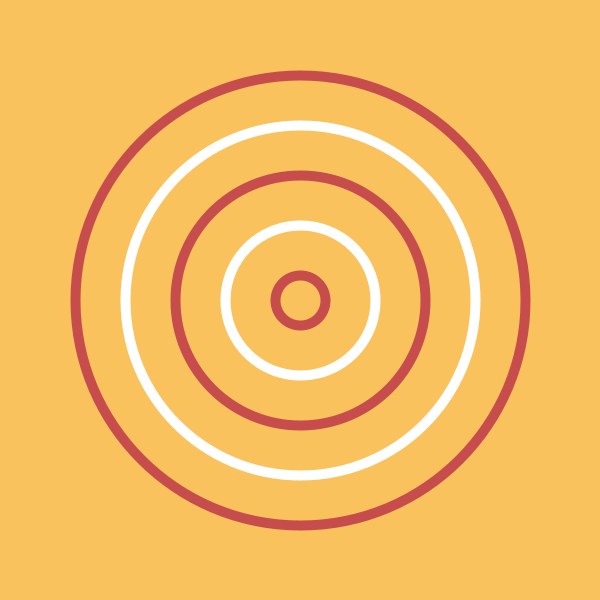
Frame 1 (no input)
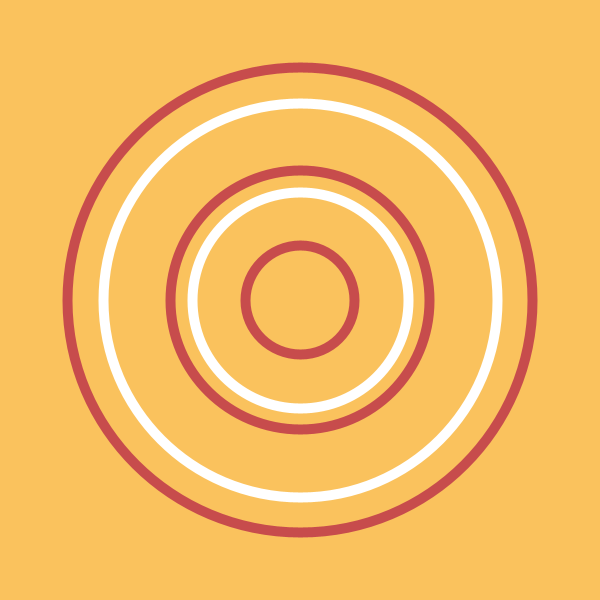
Frame 60 (the mouse pressed at the canvas centre just before this capture)
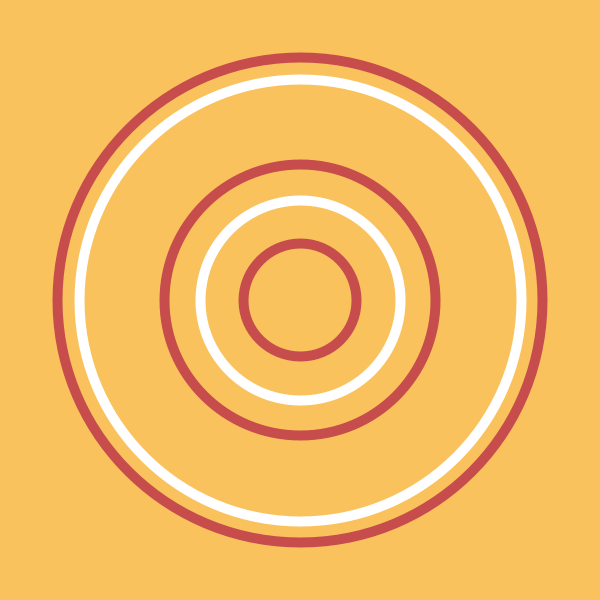
Frame 120 (the mouse held since frame 60 and released just before this capture)

The Processing sketch that drew these frames (run headless with seeded random() and noise(); from frame 60 on, the mouse is pressed at the canvas centre):

// Processing sketch: circles_and_scales
// ── circles_and_scales.pde
int first, second, third, forth, fifth;
int add1, add2, add3, add4, add5;

void setup() {
  size(600, 600);
  noFill();
  strokeWeight(10);

  first = 450;
  second = 350;
  third = 250;
  forth = 150;
  fifth = 50;

  add1 = 5;
  add2 = 4;
  add3 = 3;
  add4 = 2;
  add5 = 1;
}
void draw() {
  background(#FAC25D);

  stroke(#C74C4C);
  ellipse(300, 300, first, first);

  stroke(#FFFFFF);
  ellipse(300, 300, second, second);

  stroke(#C74C4C);
  ellipse(300, 300, third, third);

  stroke(#FFFFFF);
  ellipse(300, 300, forth, forth);

  stroke(#C74C4C);
  ellipse(300, 300, fifth,fifth);

  first += add1;
  second += add2;
  third += add3;
  forth += add4;
  fifth += add5;

  if (first > width || first < 450) {
    add1 *= -1;
  }

  if (second > 440 || second < 350) {
    add2 *= -1;
  }

  if (third > 340 || third < 250) {
    add3 *= -1;
  }

  if (forth > 240 || forth < 150) {
    add4 *= -1;
  }
  
  if (fifth > 140 || fifth < 50) {
    add5 *= -1;
  }
}
